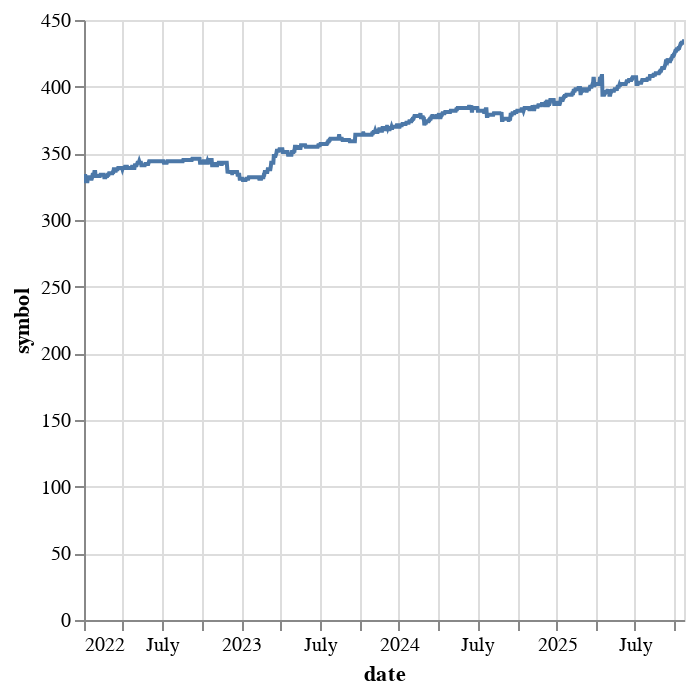

The code cell stored with this chart in its notebook:
### Code cell
universe_df = pl.scan_parquet(save_root / 'binance_spot_10m_grid_mark10m_*.parquet').collect()
print(universe_df.shape)
universe_df.group_by('date').agg(pl.col('symbol').unique().len()).sort('date').plot.line(x='date', y='symbol')

### Figure 1 — Vega-Lite specification as saved in the notebook (floating-point values rounded to 4 significant figures; data arrays with more than 128 entries replaced by an {"elided": "..."} marker saying what was removed)
{"config": {"view": {"continuousWidth": 300, "continuousHeight": 300}}, "data": {"name": "data-3386b494d52303bbc3fa633fe8cb18c3"}, "mark": {"type": "line", "tooltip": true}, "encoding": {"x": {"field": "date", "type": "temporal"}, "y": {"field": "symbol", "type": "quantitative"}}, "params": [{"name": "param_1", "select": {"type": "interval", "encodings": ["x", "y"]}, "bind": "scales"}], "$schema": "https://vega.github.io/schema/vega-lite/v5.20.1.json", "datasets": {"data-3386b494d52303bbc3fa633fe8cb18c3": {"elided": "1392 records"}}}
